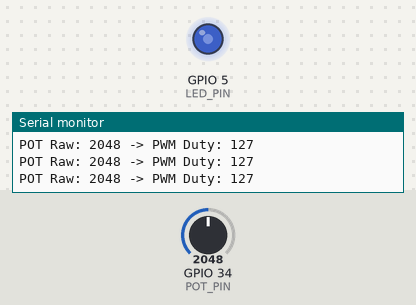
Recording of a sketch running on a simulated ESP32. On the bench: output pins drawn as LEDs (lit = HIGH), the last lines printed to the serial monitor. The test bench sets the inputs (shaded band); at power-on: GPIO 34 (POT_PIN) = 2048.

Above: at 1.2 s.
1.3 s: GPIO 34 (POT_PIN) set to 2866
At 2.3 s:
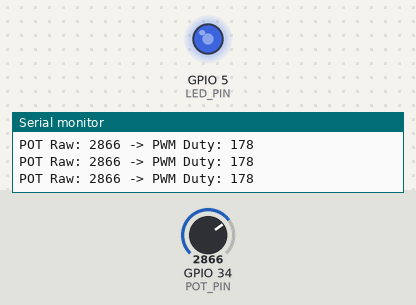
2.8 s: GPIO 34 (POT_PIN) set to 3603
At 3.6 s:
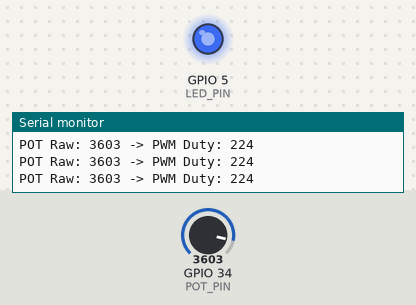
4.3 s: GPIO 34 (POT_PIN) set to 491
At 4.8 s:
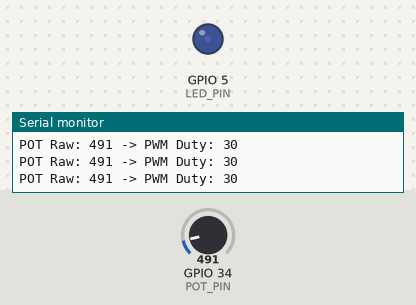
5.8 s: GPIO 34 (POT_PIN) set to 0
At 7.0 s:
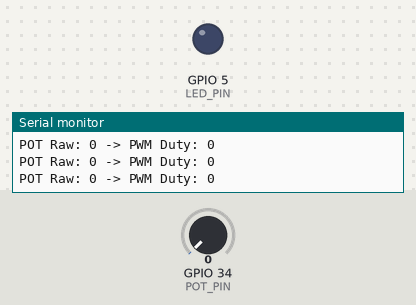
7.3 s: GPIO 34 (POT_PIN) set to 2047
At 8.3 s:
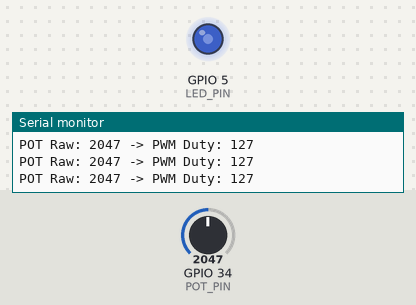
Timing chart, 0 to 9.8 s (numbered marks = the images above; inputs shaded):
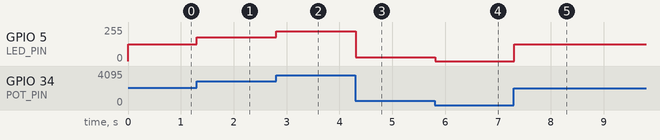

Measured:
- after the input at 1.3 s, GPIO 5 (LED_PIN): 127/255 → 177/255 at once
- after the input at 2.8 s, GPIO 5 (LED_PIN): 177/255 → 223/255 at once
- after the input at 4.3 s, GPIO 5 (LED_PIN): 223/255 → 30/255 at once
- after the input at 5.8 s, GPIO 5 (LED_PIN): 30/255 → 0/255 at once
- after the input at 7.3 s, GPIO 5 (LED_PIN): 0/255 → 127/255 at once

The sketch:

Sketch.ino
```cpp
// Pin Definitions
const int POT_PIN = 34; // Potentiometer connected to GPIO 34 (Analog input)
const int LED_PIN = 5;  // External LED connected to GPIO 5 (PWM output)

// PWM Settings
const int PWM_FREQ = 5000;    // 5 kHz frequency
const int PWM_RES = 8;        // 8-bit resolution (0 - 255)

void setup() {
  Serial.begin(115200);

  // Configure LED pin for PWM output
  ledcAttach(LED_PIN, PWM_FREQ, PWM_RES);

  pinMode(POT_PIN, INPUT);
}

void loop() {
  // Read 12-bit ADC value from Potentiometer (0 to 4095)
  int potValue = analogRead(POT_PIN);

  // Map the 12-bit analog input (0-4095) to 8-bit PWM duty cycle (0-255)
  int pwmDuty = map(potValue, 0, 4095, 0, 255);

  // Set LED brightness using PWM
  ledcWrite(LED_PIN, pwmDuty);

  // Debug output
  Serial.print("POT Raw: ");
  Serial.print(potValue);
  Serial.print(" -> PWM Duty: ");
  Serial.println(pwmDuty);

  delay(15); // Small delay for smooth transition updates
}
```
